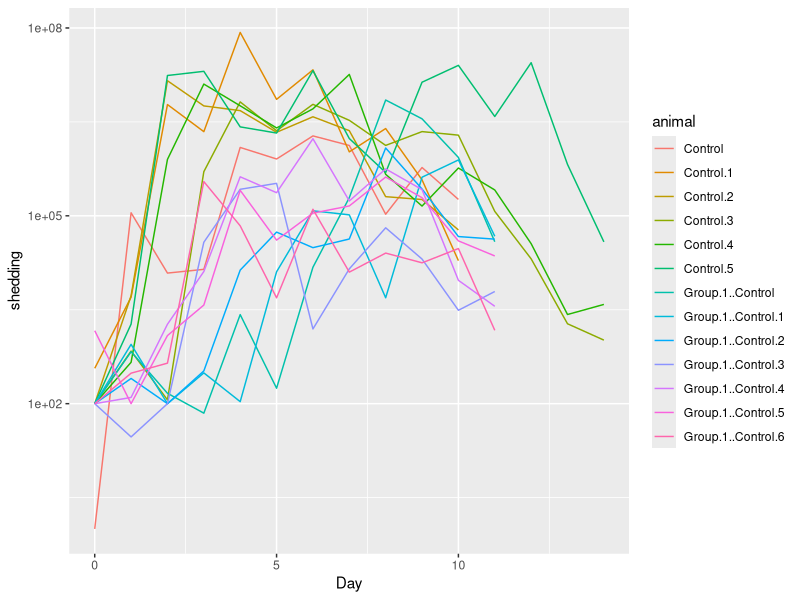
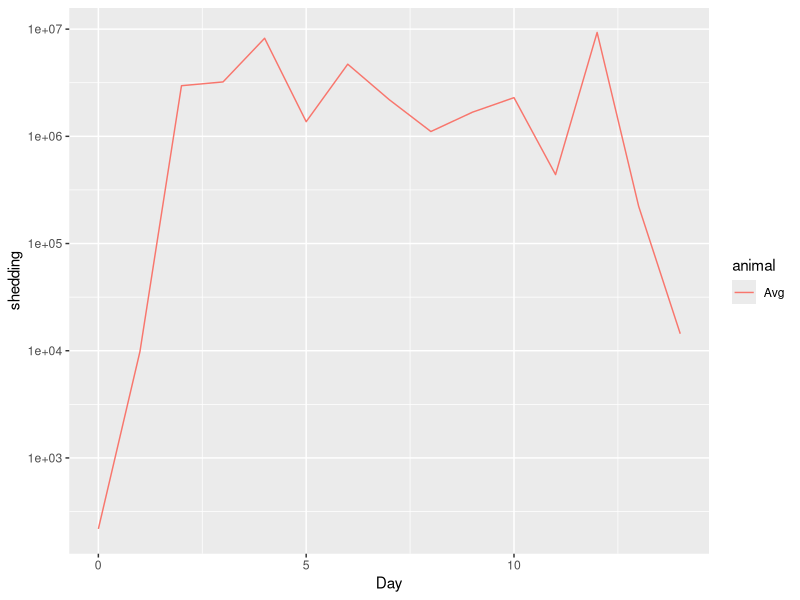
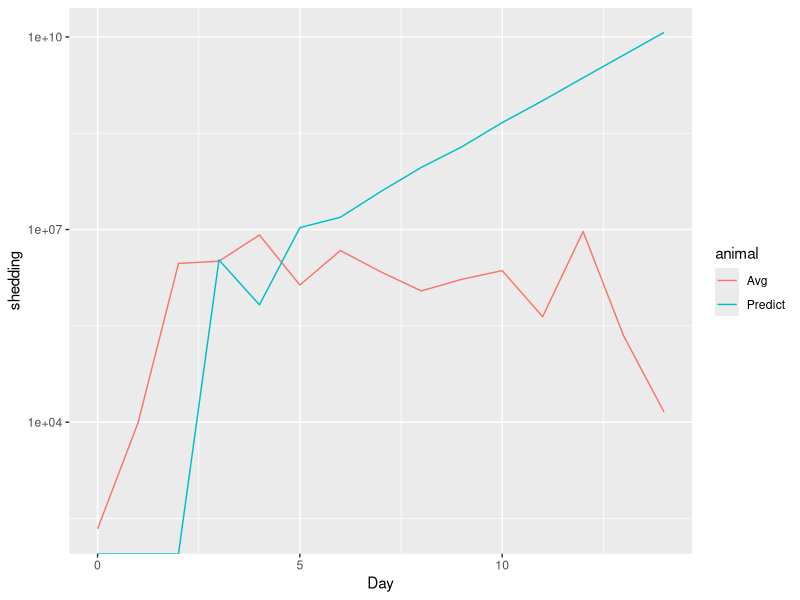
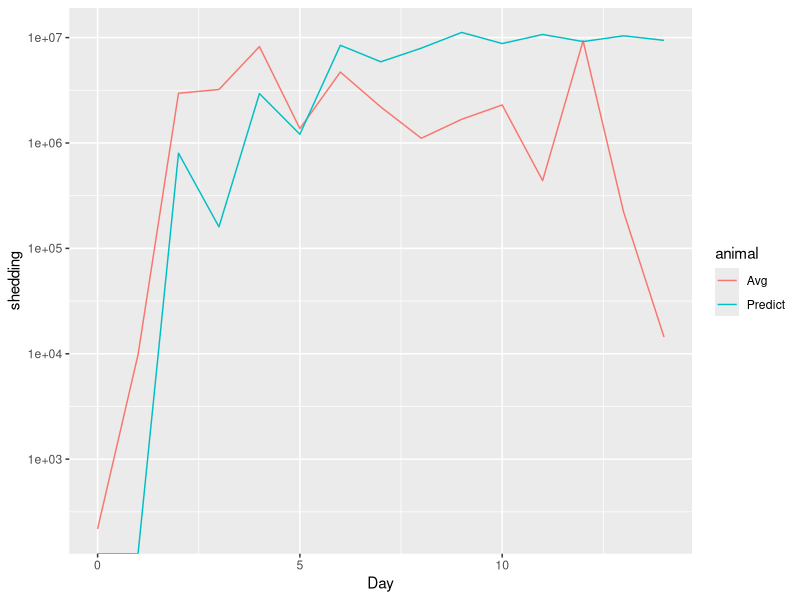
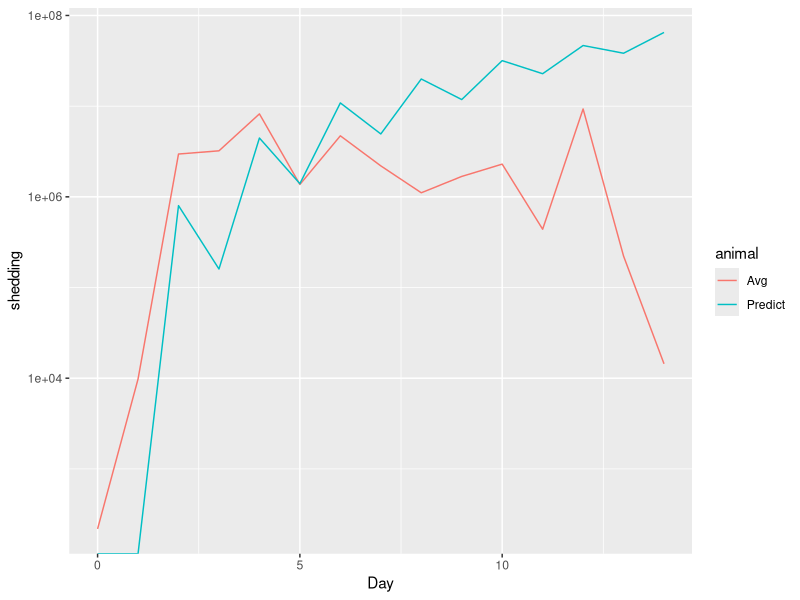

The R source for these figures, in order:
## ---- chunk 1
knitr::opts_chunk$set(echo = TRUE)
## ---- chunk 2
require(ggplot2)
require(tidyr)
require(dplyr)
shed <- read.csv('gm feces.csv')
control <- shed[, grepl('Control', names(shed))]
control['Day'] = c(0:14)

shed2 <- read.csv('Oocyst shedding_fecal dry matter.csv')
control2 <- shed2[, grepl('Control', names(shed2))]
control2['Day'] = c(0:11)

dat <- full_join(control, control2)
dat %>%
  gather(key=animal, value=shedding, names(dat[,-7])) %>%
  ggplot(aes(x=Day, y=shedding, color=animal)) +
  geom_line() +
  scale_y_log10()

## ---- chunk 3
control_combine <- transform(dat, Avg = rowMeans(dat[,-7], na.rm = TRUE))

control_combine %>%
  gather(key=animal, value=shedding, Avg) %>%
  ggplot(aes(x=Day, y=shedding, color=animal)) +
  geom_line() +
  scale_y_log10()
## ---- chunk 4
life_stage <- cbind(c(.2, .6*7, 0, 0), #sporozoite 
                    c(.75, 0, 1, 0), #asexual
                    c(.2*4, 0, 0, .8), #sexual
                    c(0, 0, 0, 0)) #oocyst
eigout<-eigen(life_stage)

lambda <- Re(eigout$values[1])
w <- Re(eigout$vectors[,1])
leigout <- eigen(t(life_stage))
v <- Re(leigout$vectors[,1])

sensitivity <- function(v, w){
  mat = matrix(0, 4, 4)
  for (i in 1:4){
    for (j in 1:4){
      mat[i,j] = v[i]*w[j]/(v %*% w)
    }
  }
  return(mat)
}

elasticity <- function(A, lambda, v, w){
  mat = matrix(0, 4, 4)
  for (i in 1:4){
    for (j in 1:4){
      mat[i,j] = (A[i,j]/lambda)*(v[i]*w[j]/(v %*% w))
    }
  }
  return(mat)
}

sensitivities <- sensitivity(v, w)
elasticities <- elasticity(life_stage, lambda, v, w)
w/sum(w)

init <- c(10e5, 0, 0, 0)
oocyst_out <- c(0)
val = init
for (i in 1:14){
  val = life_stage %*% val
  oocyst_out <- c(oocyst_out, val[4])
}

control_combine$Predict <- oocyst_out

control_combine %>%
  gather(key=animal, value=shedding, c(Avg,Predict)) %>%
  ggplot(aes(x=Day, y=shedding, color=animal)) +
  geom_line() +
  scale_y_log10()
## ---- chunk 5
# Parameters
max_time = 14
ii = 0.2
ia = 0.6
ai = .75
as = .25
si = 0.2
so = 0.8
K = 10e6

I = vector('numeric',length=max_time)
A = vector('numeric',length=max_time)
S = vector('numeric',length=max_time)
O = vector('numeric',length=max_time)
I[1] = 10e5
A[1] = 0
S[1] = 0
O[1] = 0

# Iterate model
for (t in 1:max_time){
  I[t+1] = ii*I[t] + ai*A[t] + si*4*S[t] 
  A[t+1] = max(ia*7*I[t]*(1 - (I[t]/K)), 0)
  S[t+1] = as*4*I[t]
  O[t+1] = so*S[t]
}

control_combine$Predict <- O

control_combine %>%
  gather(key=animal, value=shedding, c(Avg,Predict)) %>%
  ggplot(aes(x=Day, y=shedding, color=animal)) +
  geom_line() +
  scale_y_log10()
## ---- chunk 6
# Parameters
max_time = 14
ii = 0.2
ia = 0.6
ai = .75
as = .25
si = 0.2
so = 0.8
r = 1.5
K= 10e6

I = vector('numeric',length=max_time)
A = vector('numeric',length=max_time)
S = vector('numeric',length=max_time)
O = vector('numeric',length=max_time)
I[1] = 10e5
A[1] = 0
S[1] = 0
O[1] = 0

# Iterate model
for (t in 1:max_time){
  I[t+1] = ii*I[t] + ai*A[t] + si*4*S[t] 
  A[t+1] = ia*7*I[t]*(r/t)
  S[t+1] = as*4*I[t]
  O[t+1] = so*S[t]
}

control_combine$Predict <- O

control_combine %>%
  gather(key=animal, value=shedding, c(Avg,Predict)) %>%
  ggplot(aes(x=Day, y=shedding, color=animal)) +
  geom_line() +
  scale_y_log10()
